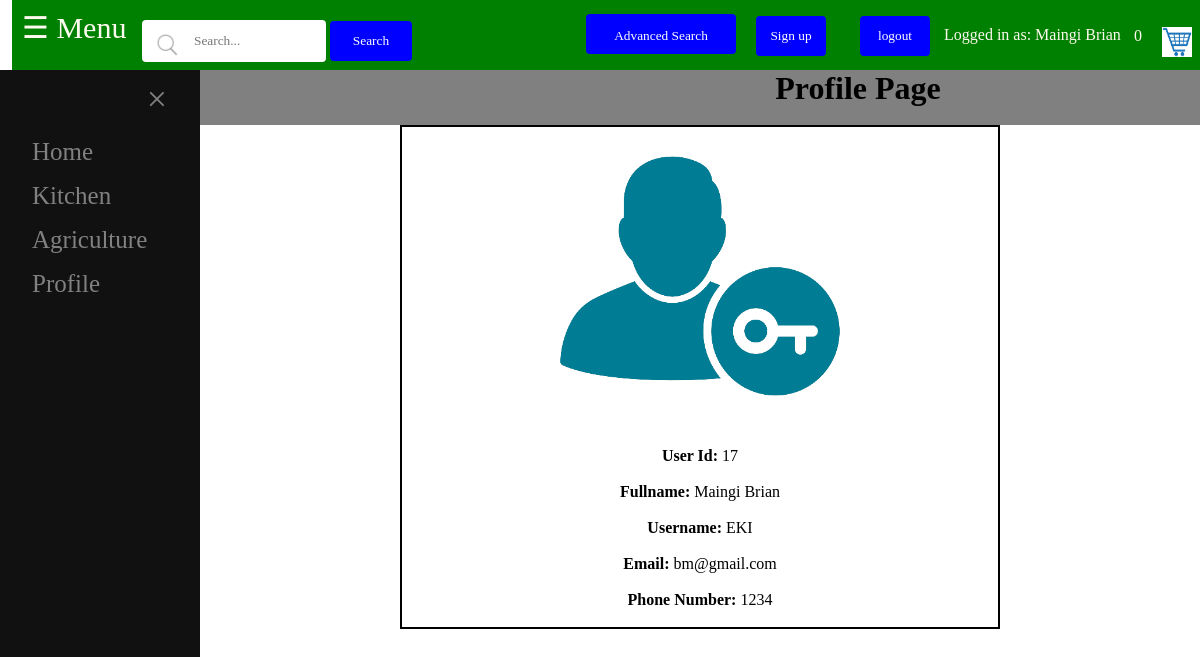
The app's page /profile_page/profile.php (signed in) with its own data.
### tables this page shows
CREATE TABLE `customer` (
  `user_id` int(10) NOT NULL,
  `fname` varchar(30) DEFAULT NULL,
  `email` varchar(30) DEFAULT NULL,
  `phone` int(11) DEFAULT NULL,
  `username` varchar(30) NOT NULL,
  `password` varchar(256) DEFAULT NULL,
  `logout` timestamp NOT NULL DEFAULT CURRENT_TIMESTAMP ON UPDATE CURRENT_TIMESTAMP
);

### profile_page/profile.php (the view, shortened to what this page needs)
<?php
include '../header/header.php';
?>
<!DOCTYPE html>
<html>
<head>
	<link rel="stylesheet" type="text/css" href="\Ecommerce\beds\beds.css">
	<link rel="stylesheet" type="text/css" href="profile.css">
</head>
<body>
	<div id="main" onclick="color(1);">
		<div id='content'>
			<header>
				<h1>Profile Page</h1>
			</header>
			<section>
				<?php
					if(isset($_SESSION['id'])){
						$new_id = $_SESSION['id'];
						$sql = "SELECT * from customer where user_id = '$new_id' ";
						$result = $conn->query($sql);
						$row = $result->fetch_assoc();
						$user_id = $row['user_id'];
						$fname = $row['fname'];
						$mail = $row['email'];
						$phone = $row['phone'];
						$username = $row['username'];
						?>
						<DIV id='profile_content'>
						<img src="loginuser.png" ><br><br>
						<B>User Id: </B> <?php echo $user_id?><br><br>
						<B>Fullname:</B> <?php echo $fname?><br><br>
						<B>Username: </B> <?php echo $username?><br><br>
						<B>Email: </B> <?php echo $mail?><br><br>
						<B>Phone Number: </B> <?php echo $phone?><br><br>
				<?php
					}
				?>
				</DIV>
			</section>
		</div>
	</div>
</body>
</html>

### header/header.php (shortened to what this page needs)
<?php
	include 'dbh.php';
	$cust_id=0;
	$message = '';
	$dfullname = '';
		if(isset($_SESSION['id'])){
			$cust_id = $_SESSION['id'];
			$message = "Logged in as: ";
			$sql = "SELECT * from customer where user_id = '$cust_id' ";
			$result = $conn ->query($sql);
			$row = $result->fetch_assoc();
			$dfullname = $row['fname'];
		}else{
			$message = "You are not logged in";
			$cust_id=0;
		}
?>
<?php
	include 'C:\xampp\htdocs\Ecommerce\retailer_page\dbh.php';
?>
<!DOCTYPE html>
<html>
<head>
	<link rel="stylesheet" type="text/css" href="\Ecommerce\common_styling\style.css">
	<link rel="stylesheet" type="text/css" href="\Ecommerce\header\header.css">
</head>
<body onload="openNav(); ">
		<div id="one">
				<div id="head">
							<div class='r'>
								<div>
									<span style="font-size:30px;cursor:pointer" onclick="openNav()">&#9776; Menu</span>
								</div>
							</div>
							<div class='ra'>
								<div>
									<form action="\Ecommerce\header\search.php" method="post">
										<input type="text" name="search" placeholder="Search...">
										<input type="submit" name="search_button" value="Search" size="50">
									</form>
								</div>
							</div>
							<div class='la'>
								<div>
											<div class="dropdown">
												<button  class="dropbtn">Advanced Search</button>
											</div>
											<input type="button" name="sign" value='Sign up' onclick="document.getElementById('signup1').style.display='block'">
											<?php
												if($cust_id==0){
												?>
												<input type="button" name="login" value='login' onclick="document.getElementById('id01').style.display='block'">
												<?php
											}else{
												?>
													<a href="\Ecommerce\customer_login\logout.php"><input type="button" name="login" value='logout'></a>
														<span style="margin-left:10px;">
															<?php
																	echo $message;
																	echo $dfullname;
																}
												?>
												</span>
												<a href="\Ecommerce\cart\view_cart.php">
												<img src="\Ecommerce\header\cart.png" style="width:30px; height:30px; background-color:green; margin-right:20px; float:right; margin-top:20px;">
												<?php
													$items = 0;
														if(isset($_SESSION['id'])){
														$logout_time = $_SESSION['logout_time'];
														$customer_id = $_SESSION['customer_id'];
														$sql = "SELECT product_id FROM cart WHERE cust_id='$customer_id' and cust_logout='$logout_time' ";
														$result = mysqli_query($conn, $sql);
														$items = mysqli_num_rows($result);
													}
												?>
												</a>
												<p style="margin-right:20px; float:right; margin-top:20px;"><?php echo $items;?></p>
								</div>
							</div>
						</div>
				</div>
				<div id="mysidenav" class="sidenav">
					<a href="javascript:void(0)" class="closebtn" onclick="closeNav()">&times;</a>
				  <a href="\Ecommerce\index.php">Home</a>
				  <a href="\Ecommerce\dinning_page\dinning.php">Kitchen </a>
				  <a href="\Ecommerce\beds\beds.php">Agriculture</a>
				  <a href="\Ecommerce\profile_page\profile.php">Profile</a>
				</div>
</body>
</html>

### common_styling/style.css (style rules this page uses)
* { font-family: Tahoma; margin: 0px; }
#head { position: fixed; height:70px; width:100%; top:0; background-color: green; color: floralwhite; }
.sidenav { position: absolute; height: 100%; margin-top:70PX; width: 0; position: fixed; z-index: 1; top: 0; left: 0; background-color: #111; overflow-x: hidden; transition: 0.5s; padding-top: 60px; }
.sidenav a { padding: 8px 8px 8px 32px; text-decoration: none; font-size: 25px; color: #818181; display: block; transition: 0.3s; }
.sidenav .closebtn { position: absolute; top: 0; right: 25px; font-size: 36px; margin-left: 50px; }
.r { float:left; width:10%; height:100%; background-color:green; }
.r div { padding-top:10px; padding-left:10px; }
.ra { float:left; width:35%; height:100%; background-color:green; }
.ra div { padding-top:20px; padding-left:10px; }
.ra input[type=text] { width:130px; height:40px; border:none; border-radius:4px; background-image: url('search.png'); background-position: 10px 10px; background-size:30px 30px; background-repeat: no-repeat; transition: width 0.4s ease-in-out; padding-left: 52px; margin-bottom:10px; }
.ra input[type=button],input[type=submit] { border:none; border-radius:4px; height:40px; color:white; width:20%; background-color:blue; }
.la { float:left; width:55%; height:100%; background-color:green; }
.la div { padding-top:7px; height:100%; }
.la input[type=button] { border:none; border-radius:4px; height:40px; color:white; width:70px; background-color:blue; margin-left:30px; }
.dropbtn { background-color: blue; color: white; height:40px; border: none; cursor: pointer; border-radius:4px; width:150px; margin-right:20px; }
.dropdown { position: relative; display: inline-block; }

### header/header.css (style rules this page uses)
button { background-color: #4CAF50; color: white; padding: 14px 20px; margin-left:20%; border: none; cursor: pointer; width: 60%; margin-left:20%; margin-right:20%; }

### beds/beds.css (style rules this page uses)
#main { transition: margin-left .5s; margin-top:70px; height:auto; background-color:white; }
#content { width:100%; height:100%; background-color:white; }
#content header { text-align:center; height:55px; background-color:grey; }
#whole:hover,button { visibility: visible; background-color:#4CAF50; }
#one { float:left; width: 40%; margin-right:2%; margin-top:2%; margin-left:1%; height:90%; }

### profile_page/profile.css (style rules this page uses)
#profile_content { margin-right:20%; margin-left:20%; height:100%; border:2px solid black; text-align:center; }
img { height:50%; width:50%; radius:50%; }

### records on screen
customer: fname "Maingi Brian", user_id "17", username "EKI", email "bm@gmail.com", phone "1234"

### other values on screen
$message "Logged in as:"
$items "0"
